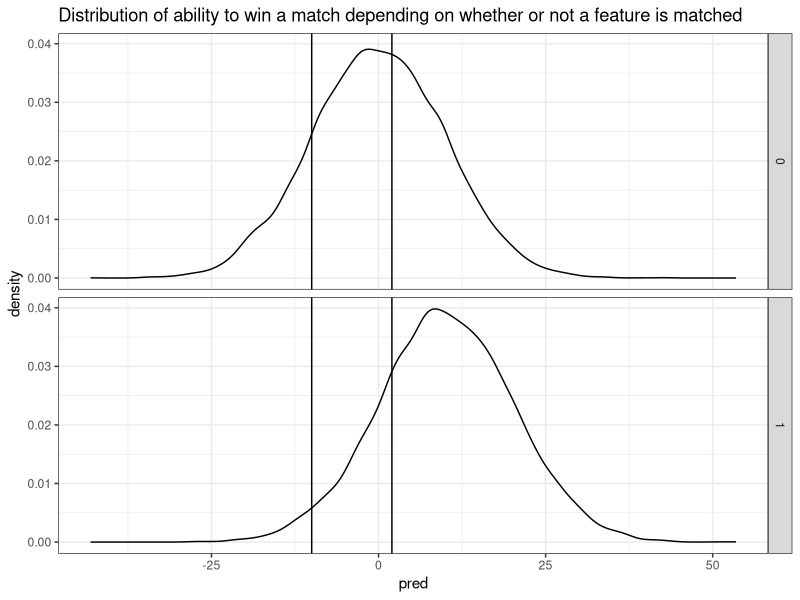

This figure's R source:
library(ggplot2); theme_set(theme_bw())

r1 = rnorm(10000, 10, 10)
r2 = rnorm(10000, 0, 10)

pred = c(r1, r2)
group = c(rep(1, 10000), rep(0, 10000))

df = as.data.frame(cbind(group, pred))
df$group = as.factor(df$group)
df$fill = "tie"
df$fill[df$pred > 2] = "win"
df$fill[df$pred < -10] = "loss"

p <- ggplot(df, aes(x = pred)) + geom_density() + 
  geom_vline(xintercept = 2) +
  geom_vline(xintercept = -10) + facet_grid(group ~ .) + 
  labs(title = "Distribution of ability to win a match depending on whether or not a feature is matched")
